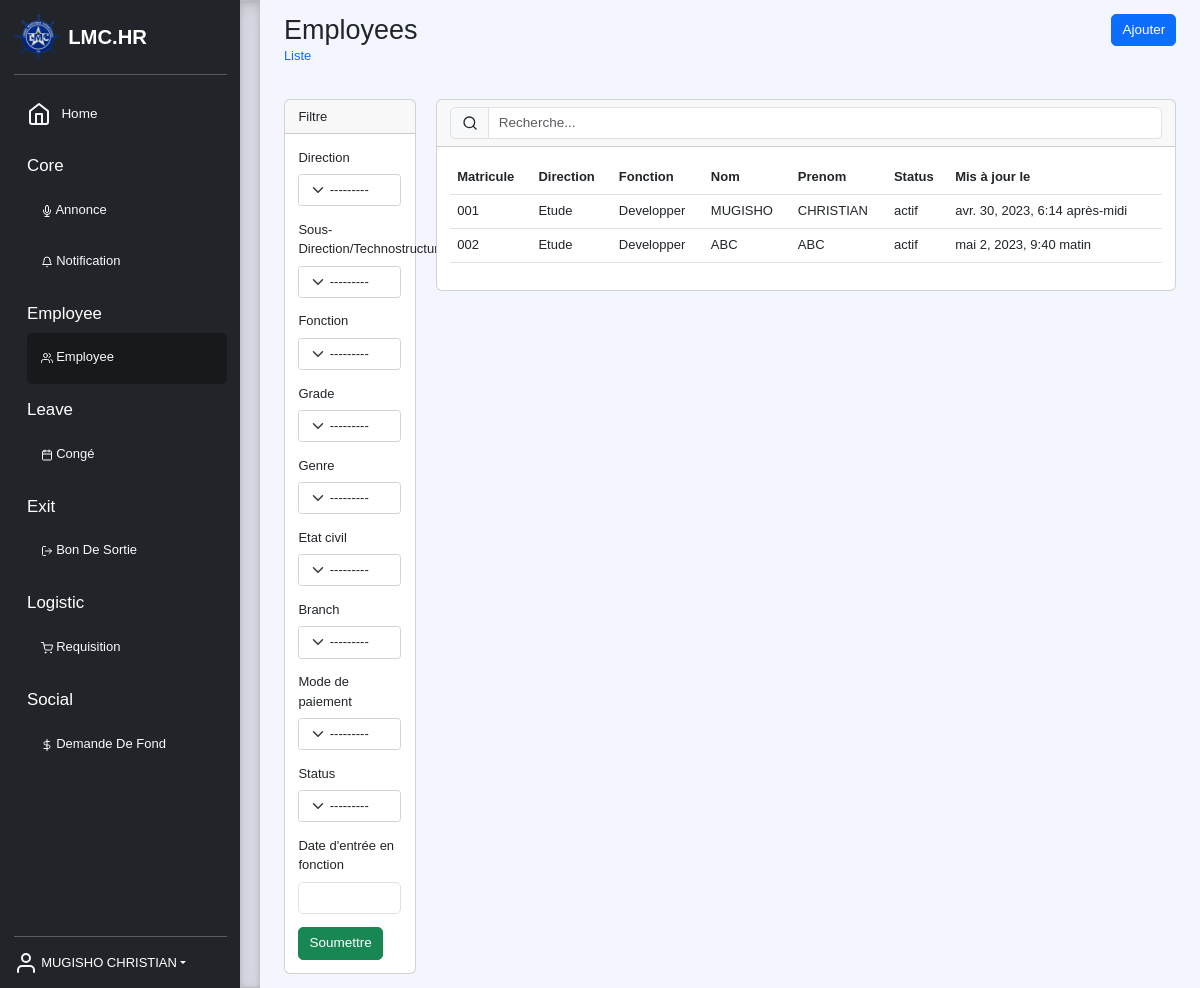
Before: /list/employee/employee (signed in) with the older database file.
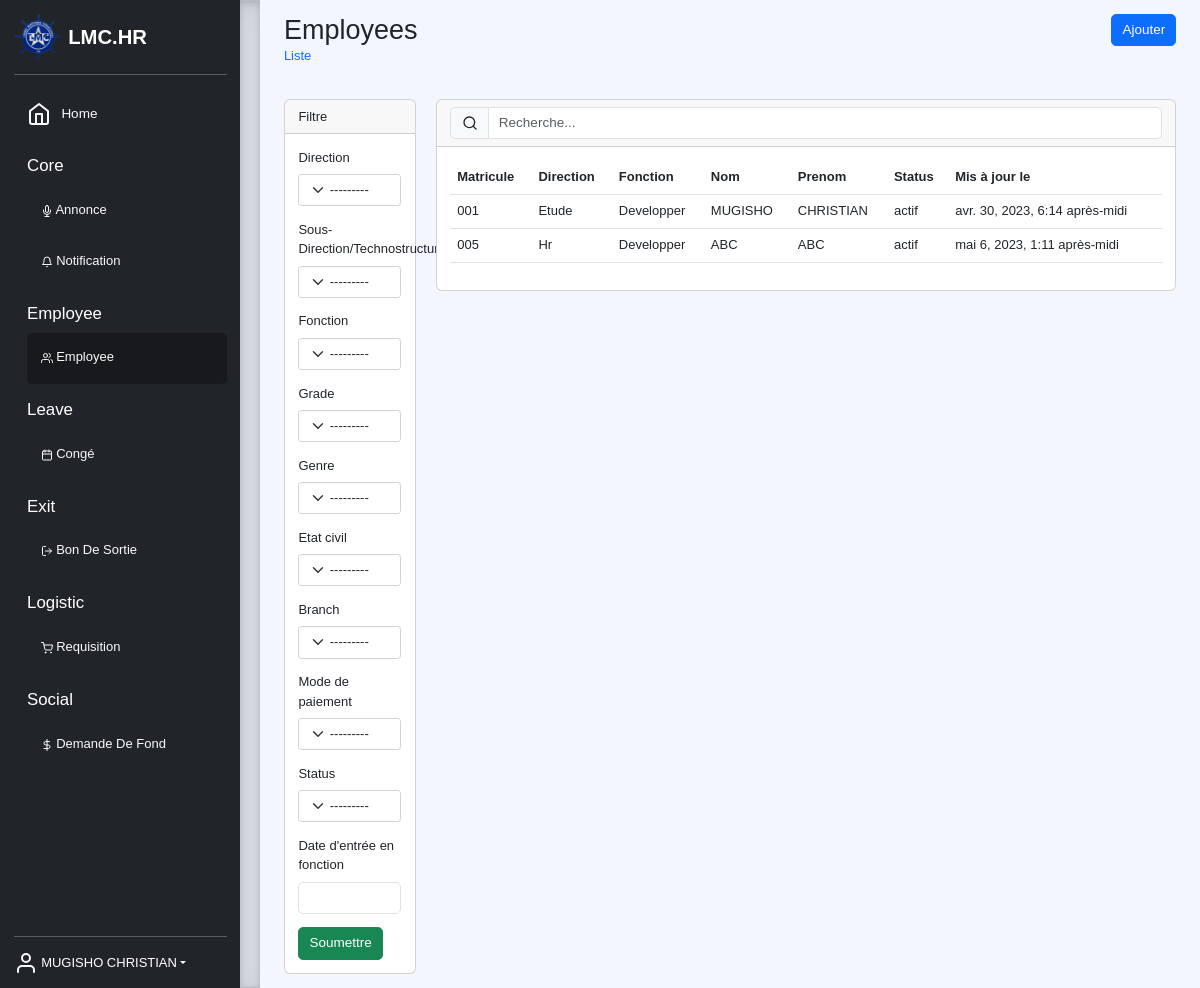
After: the same page with the newer database file.
### core/models.py (models this page shows, shortened)
class User(AbstractUser):
    employee = models.OneToOneField('employee.Employee', null=True, on_delete=models.SET_NULL, default=None)
    email = models.EmailField(unique=True, db_index=True)
    username = None
    USERNAME_FIELD = 'email'
    REQUIRED_FIELDS = []
    objects = UserManager()

### employee/models.py (models this page shows, shortened)
class Employee(models.Model):
    STATUS = (
        ('actif', 'Actif'),
        ('indisponibilite', 'Indisponibilite'),
        ('licenciement', 'Licenciement'),
        ('inactif', 'Inactif')
    )
    GENDERS = (("Male", "Homme"), ("Female", "Femme"))
    direction = models.ForeignKey(Direction, verbose_name="Direction", null=True, on_delete=models.SET_NULL)
    subDirection = models.ForeignKey(SubDirection, verbose_name="Sous-Direction/Technostructure", null=True, on_delete=models.SET_NULL)
    service = models.ForeignKey(Service, verbose_name="Service", null=True, on_delete=models.SET_NULL)
    function = models.ForeignKey(Function, verbose_name="Fonction", null=True, on_delete=models.SET_NULL)
    grade = models.ForeignKey(Grade, verbose_name="Grade", null=True, on_delete=models.SET_NULL)
    profile = models.ImageField(upload_to=upload_directory_file, blank=True, null=True, default=None)
    matricule = models.CharField("Matricule", unique=True, max_length=100, null=True, default=None)
    agreement = models.CharField("Type de contrat", max_length=10, choices=choices(Agreement, 'name'), null=True,
                                 default=None)
    first_name = models.CharField("Prenom", max_length=100, blank=True, null=True, default=None)
    middle_name = models.CharField("Post nom", max_length=100, blank=True, null=True, default=None)
    last_name = models.CharField("Nom", max_length=100, blank=True, null=True, default=None)
    n_cnss = models.CharField("N. CNSS", max_length=50, blank=True, null=True, default=None)
    n_inpp = models.CharField("N. INPP", max_length=50, blank=True, null=True, default=None)
    n_onem = models.CharField("N. ONEM", max_length=50, blank=True, null=True, default=None)
    gender = models.CharField("Genre", max_length=10, choices=GENDERS, null=True,
                              default="Male")
    marital_status = models.CharField("Etat civil", max_length=12,
                                      choices=(("Maried", "Marie"), ("Single", "Celibataire"), ("Widower", "Veuf(ve)")),
                                      default="Celibataire")
    spouse = models.CharField("Nom du cojoint(e)", max_length=100, blank=True, null=True, default=None)
    dob = models.DateField("Date de naissance", help_text='YYYY-MM-DD', blank=True, null=True, default=None)
    doj = models.DateField("Date d'entrée en fonction", help_text='YYYY-MM-DD', blank=True, null=True, default=None)
    mobile_number = PhoneNumberField("Numéro de mobile", null=True, default=None)
    address = models.TextField("Adresse permanente", blank=True, null=True, default=None)
    emergency_information = models.TextField("Information de contact d'urgence", null=True, default=None)
    syndicate = models.CharField("Syndicat", max_length=10, choices=choices(Syndicat, 'name'), blank=True, null=True,
                                 default=None)
    branch = models.CharField("Branch", max_length=10, choices=choices(Branch, 'name'))
    payment_method = models.CharField("Mode de paiement", max_length=10, choices=choices(PaymentMethod, 'name'))
    payer_name = models.CharField("Nom de la banque/Agent payeur", max_length=50, blank=True, null=True, default=None)
    pay_account = models.CharField("Numero de compte", max_length=50, blank=True, null=True, default=None)
    comment = models.TextField("Commentaire", blank=True, null=True, default=None)
    status = models.CharField(verbose_name="Status", max_length=20, choices=STATUS, default=STATUS[0][0])
    updated = models.DateTimeField(verbose_name="Mise à jour le", auto_now=True)
    created = models.DateTimeField(verbose_name="Créée le", auto_now_add=True)
    conf = {
        'icon': 'users',
        'description': 'The list of all employee of the company',
        'entry': reverse_lazy('core:list', kwargs={'app': 'employee', 'model': 'employee'}),
        'list': {
            'display': [('matricule', 'Matricule'), ('direction', 'Direction'), ('function', 'Fonction'), ('last_name', 'Nom'), ('first_name', 'Prenom'), ('status', 'Status'), ('updated', 'Mis à jour le')],
            'filter': ['direction', 'subDirection', 'function', 'grade', 'gender', 'marital_status', 'branch', 'payment_method', 'status', 'doj'],
            'action': [{
                'method': 'GET',
                'href': reverse_lazy('core:create', kwargs={'app': 'employee', 'model': 'employee'}),
                'class': 'btn btn-primary',
                'title': 'Ajouter'
            }]
        },
        'change': {
            'form': {
                'fields': ['direction', 'subDirection', 'service', 'function',
                           'grade', 'matricule', 'agreement', 'branch',
                           'profile', 'last_name', 'middle_name', 'first_name', 'dob',
                           'gender', 'marital_status', 'spouse', 'mobile_number', 'address',
                           'doj', 'n_cnss', 'n_inpp', 'n_onem',
                           'payment_method', 'pay_account', 'payer_name', 'emergency_information', 'comment', 'status'],
                'inlines': [{
                    'app': 'core',
                    'model': 'user',
                    'fields': ['email', 'groups']
                }, {
                    'app': 'employee',
                    'model': 'child',
                    'fields': ['full_name', 'dob', 'birth_certificate']
                }, {
                    'app': 'employee',
                    'model': 'document',
                    'fields': ['name', 'doc']
                }]
            },
            'action': [{
                'method': 'GET',
                'href': reverse_lazy('core:delete', kwargs={'app': 'employee', 'model': 'employee'}),
                'class': 'btn btn-danger',
                'title': 'Delete',
                'condition': 'True'
            }, {
                'method': 'GET',
                'href': reverse_lazy('core:document', kwargs={'app': 'employee', 'model': 'employee', 'document': 'employee'}),
                'class': 'btn btn-info',
                'title': 'Document',
                'condition': 'True'
            }]
        },
        'create': {
            'form': {
                'fields': ['direction', 'subDirection', 'service', 'function',
                           'grade', 'matricule', 'agreement', 'branch',
                           'profile', 'last_name', 'middle_name', 'first_name', 'dob',
                           'gender', 'marital_status', 'spouse', 'mobile_number', 'address',
                           'doj', 'n_cnss', 'n_inpp', 'n_onem',
                           'payment_method', 'pay_account', 'payer_name', 'emergency_information', 'comment', 'status'],
                'inlines': []
            }
        },
        'read': {
            'action': [{
                'method': 'GET',
                'href': reverse_lazy('core:document',
                                     kwargs={'app': 'employee', 'model': 'employee', 'document': 'employee'}),
                'class': 'btn btn-info',
                'title': 'Document',
                'condition': 'True'
            }]
        }
    }
    def full_name(self):
        return f"{self.last_name} {self.first_name}"

class Direction(models.Model):
    name = models.CharField(verbose_name="Nom", max_length=100)
    created = models.DateTimeField(verbose_name="Cree le", auto_now_add=True)
    def __str__(self):
        return f"{self.name}"
    class Meta:
        verbose_name = "Direction"

class Function(models.Model):
    name = models.CharField(verbose_name="Nom", max_length=100)
    working_days = models.IntegerField(verbose_name="Jours de travail", default=0)
    created = models.DateTimeField(verbose_name="Cree le", auto_now_add=True)
    def __str__(self):
        return f"{self.name}"
    class Meta:
        verbose_name = "Fonction"

### core/views.py (the view, shortened to what this page needs)
# urls.py: path('list/<str:app>/<str:model>', List.as_view(), name='list'),
class List(LoginRequiredMixin, View):
    def get(self, request, app, model):
        model = apps.get_model(app, model_name=model)
        query = {}
        fields = {'filter': getattr(model, 'conf', {}).get('list', {}).get('filter', [])}
        for key, value in query.items():
            if request.user.has_perm(f'{app}.can_view_all_{model._meta.model_name}_in_my_{key.split("__")[-1]}') and key in query:
                del query[key]
                query.pop('created_by', None)
        qs = model.objects.select_related().filter(**query)
        _filter = filterset_factory(model, **fields)(request.GET, queryset=qs)
        filter_form = _filter.form
        qs = _filter.qs
        qs = Paginator(qs, 25)
        qs = qs.page(request.GET.get('page', 1))
        return render(request, f'{self.__class__.__name__.lower()}.html', locals())

### templates/list.html (shortened to what this page needs)
{% extends 'base.html' %}
{% load core %}
{% load crispy_forms_tags %}
{% block content %}
<div class="container-fluid">
    <div class="row">
        <div class="col">
            <h2 class="m-0">{{ model|getattr:'_meta'|getattr:'verbose_name_plural'|title }}</h2>
            <nav aria-label="breadcrumb">
              <ol class="breadcrumb">
                <li class="breadcrumb-item"><a href="{% url 'core:list' model|getattr:'_meta'|getattr:'app_label' model|getattr:'_meta'|getattr:'model_name' %}" class="text-decoration-none">Liste</a></li>
              </ol>
            </nav>
        </div>
        <div class="col text-end">
            {% for btn in model.conf.list.action %}
                {% if btn.method == 'GET' %}
                    <a href="{{ btn.href }}?{% for key, value in request.GET.items %}{{ key }}={{ value }}{% endfor %}" class="{{ btn.class }}">{{ btn.title }}</a>
                {% elif btn.method == 'POST' %}
                    <form action="{{ btn.href }}" method="{{ btn.method }}" style="display: initial">
                        {% csrf_token %}
                        {% for key, value in btn.values.items %}<input type="hidden" name="{{ key }}" value="{{ value }}">{% endfor %}
                        <button type="submit" class="{{ btn.class }}">{{ btn.title }}</button>
                    </form>
                {% endif %}
            {% endfor %}
        </div>
    </div>
    <div class="row mt-4">
        {% if filter_form and filter_form.fields|length > 1 %}
        <div class="col-2">
            <div class="card">
                <div class="card-header">Filtre</div>
                <div class="card-body">
                    <form method="get">
                        {{ filter_form|crispy }}
                        <button type="submit" class="btn btn-success">Soumettre</button>
                    </form>
                </div>
            </div>
        </div>
        {% endif %}
        <div class="col">
            <div class="card">
                <div class="card-header">
                    <form method="get" class="input-group">
                        <span class="input-group-text" id="basic-addon1"><i data-feather="search" class="small-icon"></i></span>
                        <input type="text" class="form-control" placeholder="Recherche..." name="q" value="{{ request.GET.q }}">
                    </form>
                </div>
                <div class="card-body">
                    <table class="table table-hover table-responsive">
                        <thead>
                            <tr>
                                {% for field in model.conf.list.display %}
                                    <th class="fw-bolder">{{ field.1 }}</th>
                                {% endfor %}
                            </tr>
                        </thead>
                        <tbody>
                            {% for obj in qs %}<tr data-url='{% url 'core:change' model|getattr:'_meta'|getattr:'app_label' model|getattr:'_meta'|getattr:'model_name' %}?pk={{ obj.id }}'>
                                {% for field in model.conf.list.display %}
                                    <td>{{ obj|getattr:field.0 }}</td>
                                {% endfor %}</tr>
                            {% endfor %}
                        </tbody>
                    </table>
                </div>
            </div>
        </div>
    </div>
</div>
{% endblock %}

### templates/base.html (shortened to what this page needs)
{% load static %}
{% load core %}
<!DOCTYPE html>
<html lang="fr">
<head>
    <link href="https://cdn.jsdelivr.net/npm/bootstrap@5.3.0-alpha3/dist/css/bootstrap.min.css" rel="stylesheet">
    <link rel="stylesheet" href="{% static 'css/custom.css' %}">
    <link rel="stylesheet" href="{% static 'css/select2.min.css' %}">
    <link rel="stylesheet" href="{% static 'css/select2-bootstrap-5-theme.min.css' %}">
    <link rel="stylesheet" href="{%  static 'css/select2-bootstrap-5-theme.rtl.min.css' %}">
</head>
<body>
    <main>
        <div class="d-flex flex-column flex-shrink-0 p-3 text-white bg-dark overflow-auto" style="width: 240px;">
            <a href="/" class="d-flex align-items-center mb-3 mb-md-0 me-md-auto text-white text-decoration-none">
              <img src="{% static 'images/logo.png' %}" width="48" />
              <span class="fs-4 ms-2 fw-bolder">LMC.HR</span>
            </a>
            <hr>
            <ul class="nav nav-pills flex-column mb-auto ">
                <li class="nav-item">
                    <a href="{% url 'core:home' %}" class="nav-link text-light {% if request.resolver_match.url_name == 'home' %}active{% endif %} py-3">
                        <i data-feather="home"></i>
                        <span class="fs-6 ms-2">Home</span>
                    </a>
                </li>
                {% with request|menu as menus %}
                    {% for key, value in menus.items %}
                    <li class="nav-item fs-5 mt-2">
                        <a class="text-decoration-none nav-link text-white" aria-current="page">{{ key|title }}</a>
                        <ul class="nav nav-pills flex-column mb-auto ms-3">
                            {% for model in value %}
                                <li class="nav-item">
                                    <a href="{{ model.url }}" class="nav-link text-light {% if request.resolver_match.kwargs.model == model.name %}active{% endif %} py-3">
                                        <i data-feather="{{ model.icon|default:'user' }}" style="width: 12px;"></i>
                                        {{ model.verbose|title }}
                                    </a>
                                </li>
                            {% endfor %}
                        </ul>
                    </li>
                    {% endfor %}
                {% endwith %}
            </ul>
            <hr>
            <div class="dropdown">
              <a class="d-flex align-items-center text-white text-decoration-none dropdown-toggle" id="dropdownUser1" data-bs-toggle="dropdown" aria-expanded="false">
                <i data-feather="user" class="text-light"></i>
                  &nbsp;{{ request.user.employee.full_name|default:request.user.username }}
              </a>
            </div>
        </div>
        <div class="b-example-divider"></div>
        <div class="col scrollarea p-3">
            {% block content %}
            {% endblock %}
        </div>
    </main>
</body>
</html>

Changed rows visible on the page:
removed Employee: display "002" "Etude" "Developper" "ABC" "ABC" "actif" "mai 2, 2023, 9:40 matin"
added Employee: display "005" "Hr" "Developper" "ABC" "ABC" "actif" "mai 6, 2023, 1:11 après-midi"
